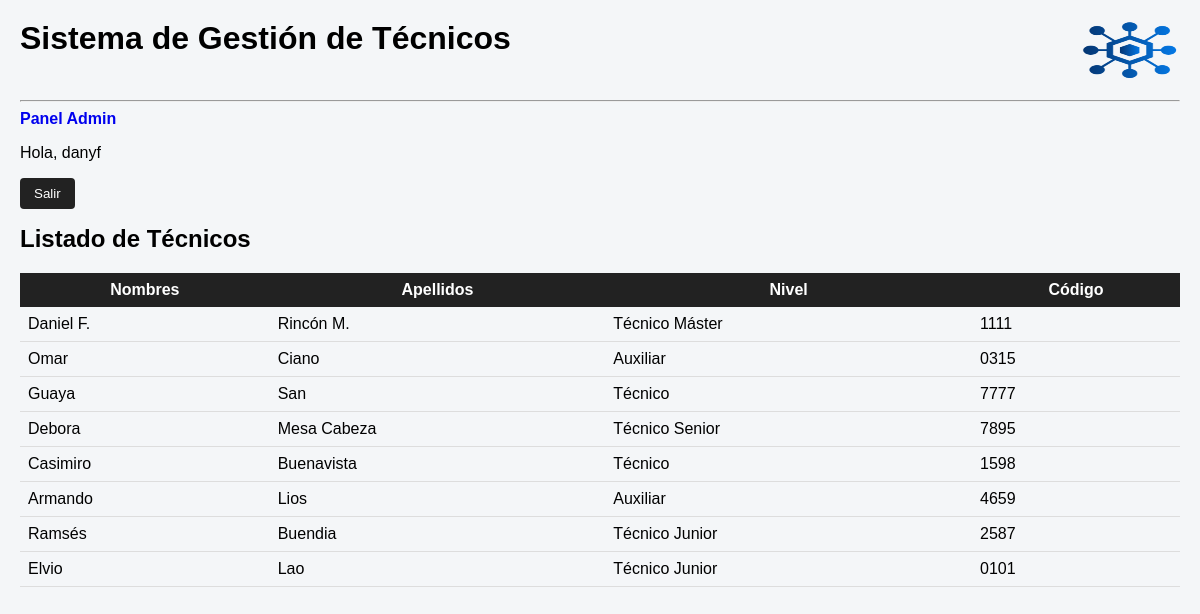
The app's page / (signed in) with its own data.
### tecnicos/models.py (models this page shows, shortened)
class Tecnico(models.Model):
    codigo = models.CharField(
        max_length=20,
        unique=True,
        verbose_name="Código del Técnico"
        )
    dni = models.CharField(
        max_length=15,
        verbose_name="DNI del Técnico"
        )
    nombres = models.CharField(
        max_length=100
    )
    apellidos = models.CharField(
        max_length=100
    )
    nivel = models.CharField(
        max_length=20,
        default="Auxiliar",
    )
    fecha_registro = models.DateField(
        auto_now_add=True
    )

### tecnicos/views.py (the view)
# urls.py: path('', views.listado, name='listado'),
@login_required
def listado(request):
    tecnicos = Tecnico.objects.all()
    return render(request, 'tecnicos/listado.html', {
        'tecnicos': tecnicos
    })

### tecnicos/templates/tecnicos/listado.html
{% extends 'base.html' %}
{% block content %}
<h2>Listado de Técnicos</h2>
<table>
<thead>
<tr>
    <th>Nombres</th>
    <th>Apellidos</th>
    <th>Nivel</th>
    <th>Código</th>
</tr>
</thead>
<tbody>
{% for tecnico in tecnicos %}
<tr>
    <td>{{ tecnico.nombres }}</td>
    <td>{{ tecnico.apellidos }}</td>
    <td>{{ tecnico.nivel }}</td>
    <td>{{ tecnico.codigo }}</td>
</tr>
{% endfor %}
</tbody>
</table>
{% endblock %}

### tecnicos/templates/base.html (shortened to what this page needs)
{% load static %}
<!doctype html>
<html lang="es">
  <head>
    <link rel="stylesheet" href="{% static 'tecnicos/css/estilos.css' %}" />
  </head>
  <body>
    <div class="encabezado">
      <h1>Sistema de Gestión de Técnicos</h1>
      <img
        src="{% static 'tecnicos/img/logoAzul.png' %}"
        alt="Logo"
        class="img-logo"
      />
    </div>
    <hr />
    {% if user.is_superuser %}
    <a href="{% url 'index' %}">Panel Admin</a>
{% endif %}
    {% if user.is_authenticated %}
      {% if user.is_authenticated %}
    <p>
        Hola, {{ user.username }}
        <form method="post" action="{% url 'logout' %}" style="display:inline;">
            <button type="submit" class="logout-btn">Salir</button>
        </form>
    </p>
{% endif %}
    {% else %}
    <a href="{% url 'login' %}">Iniciar sesión</a>
    {% endif %}
     {% block content %}{% endblock %}
  </body>
</html>

### tecnicos/static/tecnicos/css/estilos.css (style rules this page uses)
* { box-sizing: border-box; font-family: Arial, sans-serif; }
body { background: #f4f6f8; margin: 0; padding: 20px; }
h1, h2 { margin-top: 0; }
.encabezado { display: flex; justify-content: space-between; margin-bottom: 20px; }
table { width: 100%; border-collapse: collapse; }
th { background: #222; color: #fff; padding: 8px; }
td { padding: 8px; border-bottom: 1px solid #ddd; }
button { padding: 8px 14px; border: none; border-radius: 4px; background: #222; color: #fff; cursor: pointer; }
a { text-decoration: none; font-weight: bold; }
.img-logo { height: 60px; width: 100PX; vertical-align: middle; margin-left: 15px; }

### records on screen
Tecnico: nombres "Daniel F.", apellidos "Rincón M.", nivel "Técnico Máster", codigo "1111"
Tecnico: nombres "Omar", apellidos "Ciano", nivel "Auxiliar", codigo "0315"
Tecnico: nombres "Guaya", apellidos "San", nivel "Técnico", codigo "7777"
Tecnico: nombres "Debora", apellidos "Mesa Cabeza", nivel "Técnico Senior", codigo "7895"
Tecnico: nombres "Casimiro", apellidos "Buenavista", nivel "Técnico", codigo "1598"
Tecnico: nombres "Armando", apellidos "Lios", nivel "Auxiliar", codigo "4659"
Tecnico: nombres "Ramsés", apellidos "Buendia", nivel "Técnico Junior", codigo "2587"
Tecnico: nombres "Elvio", apellidos "Lao", nivel "Técnico Junior", codigo "0101"

### other values on screen
{{ user.username }} "danyf"
